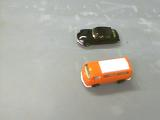
%> input picture toycars1.png, 160 x 120 px
$ octave operacoesPixel.m   (GNU Octave 9; MATLAB toolbox functions it lacks are replaced by stand-ins)
%> lines starting %> are read from the running program, lines starting %| are printed output that depends on the picture; in (x1, y1, x2, y2) boxes, pixels count from 0 and x2, y2 are one past the last pixel; in counts of white or black regions, pixels touching at a corner belong together; the program's own positions count from 1
pkg load image;

A = imread('toycars1.png');
%> A is the input picture: size 120x160x3 uint8; mean R, G, B 173.1, 171.4, 163
B = imread('toycars2.png');
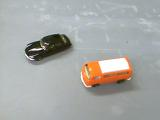
%> input picture toycars2.png, 160 x 120 px
%> B is the input picture: size 120x160x3 uint8; mean R, G, B 167.7, 168.8, 166.3

A2 = im2bw(A);
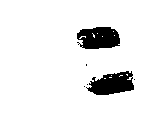
%> A2: size 120x160 logical; 92.1% white; 6 black regions (4 under 20 px), largest, box (x1, y1, x2, y2) and area: (86, 71, 134, 95) 762, (77, 27, 120, 49) 758
B2 = im2bw(B);
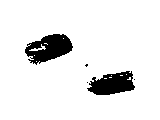
%> B2: size 120x160 logical; 91.3% white; 5 black regions (3 under 20 px), largest, box (x1, y1, x2, y2) and area: (25, 34, 73, 65) 895, (87, 71, 135, 95) 771

subplot(2,3,1), imshow(A2);
subplot(2,3,2), imshow(B2);

Output = xor (A2, B2);
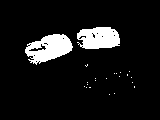
%> Output: size 120x160 logical; 8.7% white; 22 white regions (20 under 20 px), largest, box (x1, y1, x2, y2) and area: (25, 34, 73, 65) 895, (77, 27, 120, 49) 758

subplot(2,3,3), imshow(Output);

I = imread('rice.png');
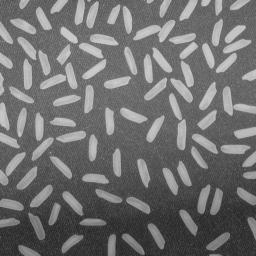
%> input picture rice.png, 256 x 256 px
%> I is the input picture: size 256x256 uint8; min 40, max 204, mean 111.2

I2 = im2bw(I, 0.5);
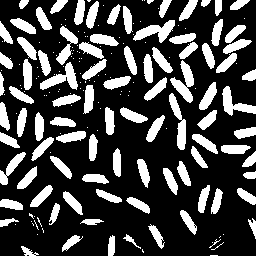
%> I2: size 256x256 logical; 26.8% white; 191 white regions (102 under 20 px), largest, box (x1, y1, x2, y2) and area: (170, 60, 194, 103) 455, (133, 20, 175, 43) 438, (40, 62, 78, 90) 432
subplot(2, 3, 4), imshow(I);
subplot(2, 3, 5), imshow(I2);
